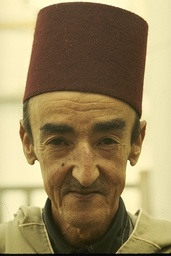
#> input picture Project_1/Images/189080.jpg, 171 x 256 px, shrunk from 321 x 481 before the run, found by its file name
$ python partial_run.py
#> lines starting #> are read from the running program, lines starting #| are printed output that depends on the picture
### Project_1/findDerivatives.py
'''
  File name: findDerivatives.py
  Author: Tarmily Wen
  Date created: Wednesday Sept. 20, 2017
'''

import numpy as np
from scipy import signal
import utils
from PIL import Image
import matplotlib.pyplot as plt

'''
  File clarification:
    Compute gradient put ginformation of the inrayscale image
    - Input I_gray: H x W matrix as image
    - Output Mag: H x W matrix represents the magnitude of derivatives
    - Output Magx: H x W matrix represents the magnitude of derivatives along x-axis
    - Output Magy: H x W matrix represents the magnitude of derivatives along y-axis
    - Output Ori: H x W matrix represents the orientation of derivatives
'''

def findDerivatives(I_gray):
    gaussian = np.array([[2, 4, 5, 4, 2], [4, 9, 12, 9, 4], [5, 12, 15, 12, 5], [4, 9, 12, 9, 4], [2, 4, 5, 4, 2]]) / 159.0
    dx = np.asarray([[-1.0, 0.0, 1.0], [-2.0, 0.0, 2.0], [-1.0, 0.0, 1.0]])
    dy = np.asarray([[1.0, 2.0, 1.0], [0.0, 0.0, 0.0], [-1.0, -2.0, -1.0]])

    Gx = signal.convolve2d(gaussian, dx, mode="same", boundary='fill', fillvalue=0)
    Gy = signal.convolve2d(gaussian, dy, mode="same", boundary='fill', fillvalue=0)

    Magx = signal.convolve2d(I_gray, Gx, mode="same", boundary='fill', fillvalue=0)
    Magy = signal.convolve2d(I_gray, Gy, mode="same", boundary='fill', fillvalue=0)

    Mag = np.sqrt(np.square(Magx) + np.square(Magy))

    Ori = np.arctan2(Magy, Magx)

    return Mag, Magx, Magy, Ori

### Project_1/nonMaxSup.py
'''
  File name: nonMaxSup.py
  Author: Tarmily Wen
  Date created: Wednesday Sept. 20, 2017
'''

import numpy as np

'''
  File clarification:
    Find local maximum edge pixel using NMS along the line of the gradient
    - Input Mag: H x W matrix represents the magnitude of derivatives
    - Input Ori: H x W matrix represents the orientation of derivatives
    - Output M: H x W binary matrix represents the edge map after non-maximum suppression
'''


def nonMaxSup(Mag, Ori):
    suppressed = np.copy(Mag)
    suppressed.fill(0)
    yMax, xMax = Mag.shape
    for y in range(1, yMax - 1):
        for x in range(1, xMax - 1):
            currentMag = Mag[y][x]

            angle = Ori[y][x]

            angleDeg = np.degrees(angle)

            discrete = [0, 45, 90, 135, 180, -45, -90, -135, -180]

            dir = min(discrete, key=lambda x:abs(x-angleDeg))

            if dir == 0 or dir == -180 or dir == 180:
                (index1y, index1x) = y, x + 1
                (index2y, index2x) = y, x - 1
            elif dir == 45 or dir == -135:
                (index1y, index1x) = y - 1, x + 1
                (index2y, index2x) = y + 1, x - 1
            elif dir == 90 or dir == -90:
                (index1y, index1x) = y - 1, x
                (index2y, index2x) = y + 1, x
            else:
                (index1y, index1x) = y - 1, x - 1
                (index2y, index2x) = y + 1, x + 1

            newX = np.cos(angle)
            newY = np.sin(angle)

            # Quadrants for interpolation: creates a bounding box going through the center of each neighboring pixel
            if newX >= 0 and newY >= 0:
                if angle > np.pi / 4.0:

                    weight = 1.0 / abs(np.tan(angle))
                    pixel1Val = weight * Mag[y-1][x+1] + (1 - weight) * Mag[y-1][x]
                    pixel2Val = weight * Mag[y+1][x-1] + (1 - weight) * Mag[y+1][x]
                else:
                    weight = abs(np.tan(angle))
                    pixel1Val = weight * Mag[y-1][x+1] + (1 - weight) * Mag[y][x+1]
                    pixel2Val = weight * Mag[y+1][x-1] + (1 - weight) * Mag[y][x-1]
            elif newX <= 0 and newY >= 0:
                if angle < 3.0 * np.pi / 4.0:
                    weight = 1.0 / abs(np.tan(angle))
                    pixel1Val = weight * Mag[y-1][x-1] + (1 - weight) * Mag[y-1][x]
                    pixel2Val = weight * Mag[y+1][x+1] + (1 - weight) * Mag[y+1][x]
                else:
                    weight = abs(np.tan(angle))
                    pixel1Val = weight * Mag[y-1][x-1] + (1 - weight) * Mag[y][x-1]
                    pixel2Val = weight * Mag[y+1][x+1] + (1 - weight) * Mag[y][x+1]
            elif newX <= 0 and newY <= 0:
                if angle < -3.0 * np.pi / 4.0:
                    weight = abs(np.tan(angle))
                    pixel1Val = weight * Mag[y+1][x-1] + (1 - weight) * Mag[y][x-1]
                    pixel2Val = weight * Mag[y-1][x+1] + (1 - weight) * Mag[y][x+1]
                else:
                    weight = 1.0 / abs(np.tan(angle))
                    pixel1Val = weight * Mag[y+1][x-1] + (1 - weight) * Mag[y+1][x]
                    pixel2Val = weight * Mag[y-1][x+1] + (1 - weight) * Mag[y-1][x]
            else:
                if angle < -1 * (np.pi / 4.0):
                    weight = 1.0 / abs(np.tan(angle))
                    pixel1Val = weight * Mag[y+1][x+1] + (1 - weight) * Mag[y+1][x]
                    pixel2Val = weight * Mag[y-1][x-1] + (1 - weight) * Mag[y-1][x]
                else:
                    weight = abs(np.tan(angle))
                    pixel1Val = weight * Mag[y+1][x+1] + (1 - weight) * Mag[y][x+1]
                    pixel2Val = weight * Mag[y-1][x-1] + (1 - weight) * Mag[y][x-1]

            if currentMag >= pixel2Val and currentMag >= pixel1Val and suppressed[index1y][index1x] == 0 and suppressed[index2y][index2x] == 0:
                suppressed[y][x] = 1
    return suppressed

### Project_1/edgeLink.py
'''
  File name: edgeLink.py
  Author: Tarmily Wen
  Date created: Sunday Sept. 24, 2017
'''

import numpy as np
from helpers import otsu

'''
  File clarification:
    Use hysteresis to link edges based on high and low magnitude thresholds
    - Input M: H x W logical map after non-max suppression
    - Input Mag: H x W matrix represents the magnitude of gradient
    - Input Ori: H x W matrix represents the orientation of gradient
    - Output E: H x W binary matrix represents the final canny edge detection map
'''

# Recursive link broke the stack but for proof of concept here it is
# [53 lines left out: function link, not called in this run]


def linkl(ys,xs, lowT, M, O, Edge, binary, ysMax, xsMax):
    deadend = False
    curY = ys
    curX = xs
    while(not deadend):
        angle = abs(np.degrees(O[curY][curX]))

        perp = int(get_dir(angle))

        if perp == 0:
            (indy, indx) = curY, curX - 1
            if 0 <= indy < ysMax and 0 <= indx < xsMax:
                pixelVal = M[indy][indx]
            else:
                deadend = True
                continue
        elif perp == 45:
            (indy, indx) = curY + 1, curX - 1
            if 0 <= indy < ysMax and 0 <= indx < xsMax:
                pixelVal = M[indy][indx]
            else:
                deadend = True
                continue
        elif perp == 90:
            (indy, indx) = curY + 1, curX
            if 0 <= indy < ysMax and 0 <= indx < xsMax:
                pixelVal = M[indy][indx]
            else:
                deadend = True
                continue
        elif perp == 135:
            (indy, indx) = curY - 1, curX - 1
            if 0 <= indy < ysMax and 0 <= indx < xsMax:
                pixelVal = M[indy][indx]
            else:
                deadend = True
                continue
        else:
            (indy, indx) = curY, curX - 1
            if 0 <= indy < ysMax and 0 <= indx < xsMax:
                pixelVal = M[indy][indx]
            else:
                deadend = True
                continue
        if pixelVal > lowT and Edge[indy][indx] == 0 and binary[indy][indx] == 1:
            Edge[indy][indx] = 1
            curX = indx
            curY = indy
        else:
            deadend = True
            continue
    return


def linkr(ys,xs, lowT, M, O, Edge, binary, ysMax, xsMax):
    deadend = False
    curY = ys
    curX = xs
    while(not deadend):
        angle = abs(np.degrees(O[curY][curX]))

        perp = int(get_dir(angle))

        if perp == 0:
            (indy, indx) = curY, curX + 1
            if 0 <= indy < ysMax and 0 <= indx < xsMax:
                pixelVal = M[indy][indx]
            else:
                deadend = True
                continue
        elif perp == 45:
            (indy, indx) = curY - 1, curX + 1
            if 0 <= indy < ysMax and 0 <= indx < xsMax:
                pixelVal = M[indy][indx]
            else:
                deadend = True
                continue
        elif perp == 90:
            (indy, indx) = curY - 1, curX
            if 0 <= indy < ysMax and 0 <= indx < xsMax:
                pixelVal = M[indy][indx]
            else:
                deadend = True
                continue
        elif perp == 135:
            (indy, indx) = curY + 1, curX + 1
            if 0 <= indy < ysMax and 0 <= indx < xsMax:
                pixelVal = M[indy][indx]
            else:
                deadend = True
                continue
        else:
            (indy, indx) = curY, curX + 1
            if 0 <= indy < ysMax and 0 <= indx < xsMax:
                pixelVal = M[indy][indx]
            else:
                deadend = True
                continue
        if pixelVal > lowT and Edge[indy][indx] == 0 and binary[indy][indx] == 1:
            Edge[indy][indx] = 1
            curX = indx
            curY = indy
        else:
            deadend = True
            continue
    return


def get_dir(a):
    discrete = [0, 45, 90, 135, 180]
    return min(discrete, key=lambda x:abs(x-a))


def edgeLink(M, Mag, Ori):
    linked = np.copy(Mag)
    linked.fill(0)

    n6 = np.percentile(Mag, 96)
    ninty = np.percentile(Mag, 90)
    e5 = np.percentile(Mag, 85)
    e = np.percentile(Mag, 80)
    s5 = np.percentile(Mag, 75)
    s = np.percentile(Mag, 70)

    low = s

    otsu(Mag)

    if s < 4:
        if s5 < 4:
            if e < 4:
                if e5 < 4:
                    if ninty < 4:
                        low = n6
                    else:
                        low = ninty
                else:
                    low = e5
            else:
                low = e
        else:
            low = s5

    if low < 30:
        high = 2 * low
    else:
        high = 1.755 * low

    print((low, high))

    yMax, xMax = Mag.shape

    for y in range(1, yMax - 1):
        for x in range(1, xMax - 1):
            currentMag = Mag[y][x]

            if currentMag < low:
                linked[y][x] = 0
                continue
            if currentMag >= high and M[y][x] == 1:
                linked[y][x] = 1
                # Recursion causes a stack overflow so use while loops
                linkl(y, x, low, Mag, Ori, linked, M, yMax, xMax)
                linkr(y, x, low, Mag, Ori, linked, M, yMax, xMax)
    return linked

### Project_1/helpers.py
'''
  File name: helpers.py
  Author:
  Date created:
'''

import numpy as np

'''
  File clarification:
    Helpers file that contributes the project
    You can design any helper function in this file to improve algorithm
'''

def otsu(img):
    maxT = int(np.max(img))
    y, x = img.shape
    total = y * x
    tList = list(range(0, maxT))
    variance = []

    for thresh in tList:
        w0 = 0
        w1 = 0
        u0 = 0
        u1 = 0
        for i in range(0, thresh):
            w0 = w0 + (np.sum(np.logical_and(img>=i-1,img<=i))).size / total
        for j in range(thresh, maxT):
            w1 = w1 + (np.sum(np.logical_and(img>=j-1,img<=j))).size / total
        if w0 == 0 or w1 == 0:
            variance.append((thresh, 0))
            continue
        for k in range(0, thresh):
            u0 = u0 + k * ((np.sum(np.logical_and(img>=k-1,img<=k))).size / total) / w0
        for l in range(thresh, maxT):
            u1 = u1 + l * ((np.sum(np.logical_and(img>=l-1,img<=l))).size / total) / w1
        variance.append((thresh, w0 * w1 * (u0 - u1) * (u0 - u1)))

    variance.sort(key= lambda x: x[1], reverse=True)
    print(variance)

### Project_1/partial_run.py
'''
  File name: cannyEdge.py
  Author: Haoyuan(Steve) Zhang
  Date created: 9/10/2017
'''

'''
  File clarification:
    Canny edge detector
    - Input: A color image I = uint8(H, W, 3), where H, W are two dimensions of the image
    - Output: An edge map E = logical(H, W)

    - TO DO: Complete three main functions findDerivatives, nonMaxSup and edgeLink
             to make your own canny edge detector work
'''

import numpy as np
import matplotlib.pyplot as plt
import os
from scipy import signal
from PIL import Image

# import functions
from findDerivatives import findDerivatives
from nonMaxSup import nonMaxSup
from edgeLink import edgeLink

'''
  File name: utils.py
  Author: Haoyuan(Steve) Zhang
  Date created: 9/10/2017
'''

'''
  File clarification:
    Utils file that contributes the project
'''

import numpy as np
from scipy import signal
import matplotlib.pyplot as plt

'''
  Derivatives visualzation function
'''


def visDerivatives(I_gray, Mag, Magx, Magy):
    fig, (Ax0, Ax3) = plt.subplots(1, 2)

    Ax0.imshow(Mag, cmap='gray', interpolation='nearest')
    Ax0.axis('off')
    Ax0.set_title('Gradient Magnitude')

    # plot gradient orientation
    Mag_vec = Mag.transpose().reshape(1, Mag.shape[0] * Mag.shape[1])
    hist, bin_edge = np.histogram(Mag_vec.transpose(), 100)

    ind_array = np.array(np.where((np.cumsum(hist).astype(float) / hist.sum()) < 0.95))
    thr = bin_edge[ind_array[0, -1]]

    ind_remove = np.where(np.abs(Mag) < thr)
    Magx[ind_remove] = 0
    Magy[ind_remove] = 0

    X, Y = np.meshgrid(np.arange(0, Mag.shape[1], 1), np.arange(0, Mag.shape[0], 1))

    Ax3.imshow(I_gray, interpolation='nearest')
    Ax3.axis('off')
    Ax3.set_title('Gradient Orientation')

    Q = plt.quiver(X, Y, Magx, Magy)
    qk = plt.quiverkey(Q, 0.9, 0.9, 2, r'$2 \frac{m}{s}$', labelpos='E', coordinates='figure')


'''
  Edge detection result visualization function
'''


def visCannyEdge(Im_raw, M, E):
    # plot image
    fig, (ax0) = plt.subplots(1)
    fig, (ax1) = plt.subplots(1)
    fig, (ax2) = plt.subplots(1)

    # plot original image
    ax0.imshow(Im_raw)
    ax0.axis("off")
    ax0.set_title('Raw image')

    # plot edge detection result
    ax1.imshow(M, cmap='gray', interpolation='nearest')
    ax1.axis("off")
    ax1.set_title('Non-Max Suppression Result')

    # plot original image
    ax2.imshow(E, cmap='gray', interpolation='nearest')
    ax2.axis("off")
    ax2.set_title('Canny Edge Detection')


'''
  Generate one dimension Gaussian distribution
  - input mu: the mean of pdf
  - input sigma: the standard derivation of pdf
  - input length: the size of pdf
  - output: a row vector represents one dimension Gaussian distribution
'''


def GaussianPDF_1D(mu, sigma, length):
    # create an array
    half_len = length / 2

    if np.remainder(length, 2) == 0:
        ax = np.arange(-half_len, half_len, 1)
    else:
        ax = np.arange(-half_len, half_len + 1, 1)

    ax = ax.reshape([-1, ax.size])
    denominator = sigma * np.sqrt(2 * np.pi)
    nominator = np.exp(-np.square(ax - mu) / (2 * sigma * sigma))

    return nominator / denominator


'''
  Generate two dimensional Gaussian distribution
  - input mu: the mean of pdf
  - input sigma: the standard derivation of pdf
  - input row: length in row axis
  - input column: length in column axis
  - output: a 2D matrix represents two dimensional Gaussian distribution
'''


def GaussianPDF_2D(mu, sigma, row, col):
    # create row vector as 1D Gaussian pdf
    g_row = GaussianPDF_1D(mu, sigma, row)
    # create column vector as 1D Gaussian pdf
    g_col = GaussianPDF_1D(mu, sigma, col).transpose()

    return signal.convolve2d(g_row, g_col, 'full')


'''
  Convert RGB image to gray one manually
  - Input I_rgb: 3-dimensional rgb image
  - Output I_gray: 2-dimensional grayscale image
'''


def rgb2gray(I_rgb):
    r, g, b = I_rgb[:, :, 0], I_rgb[:, :, 1], I_rgb[:, :, 2]
    I_gray = 0.2989 * r + 0.5870 * g + 0.1140 * b
    return I_gray


# cannyEdge detector
def cannyEdge(I):
    # convert RGB image to gray color space
    im_gray = rgb2gray(I)

    Mag, Magx, Magy, Ori = findDerivatives(im_gray)

    M = nonMaxSup(Mag, Ori)
    E = edgeLink(M, Mag, Ori)
    # visualization results
    visDerivatives(im_gray, Mag, Magx, Magy)
    visCannyEdge(I, M, E)
    plt.show()

I = np.array(Image.open("/Users/tommylee/Documents/CIS_581/Project_1/Images/189080.jpg").convert('RGB'))
#> I is the input picture: shape (256, 171, 3); mean R, G, B 151.7, 133.4, 94.2

cannyEdge(I)
#> in findDerivatives, `Ori = np.arctan2(Magy, Magx)`:
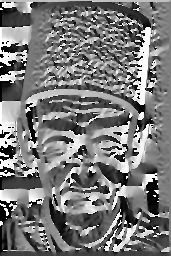
#> Ori: shape (256, 171) float64; min -3.14, max 3.14, mean -0.145; drawn with min black and max white
#> in nonMaxSup, `suppressed.fill(0)`: suppressed: shape (256, 171) float64; every value is 0
#> after the loop in nonMaxSup, `for y in range(1, yMax - 1):`:
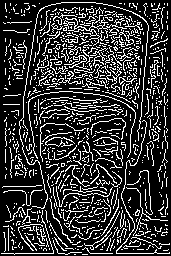
#> suppressed: shape (256, 171) float64; values 0 (black) and 1 (white), 21.2% white in thin lines or dots
#> in edgeLink, `n6 = np.percentile(Mag, 96)`: n6 = 206.3
#> in edgeLink, `ninty = np.percentile(Mag, 90)`: ninty = 97.61
#> in edgeLink, `e5 = np.percentile(Mag, 85)`: e5 = 60.84
#> in edgeLink, `e = np.percentile(Mag, 80)`: e = 44.49
#> in edgeLink, `s5 = np.percentile(Mag, 75)`: s5 = 34.73
#> in edgeLink, `s = np.percentile(Mag, 70)`: s = 27.88
#> in otsu, `maxT = int(np.max(img))`: maxT = 414
#> (printed output is left out)
#> in edgeLink, `high = 2 * low`: high = 55.77
#> after the loop in edgeLink, `for y in range(1, yMax - 1):`:
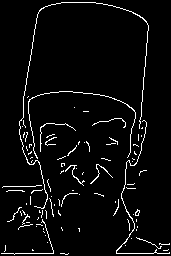
#> linked: shape (256, 171) float64; values 0 (black) and 1 (white), 4.3% white in thin lines or dots
#> in visDerivatives, `Magx[ind_remove] = 0`:
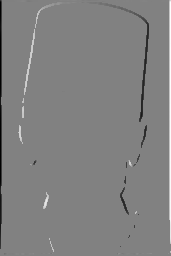
#> Magx: shape (256, 171) float64; min -387.5, max 376.1, mean -0.8; drawn with min black and max white
#> in visDerivatives, `Magy[ind_remove] = 0`:
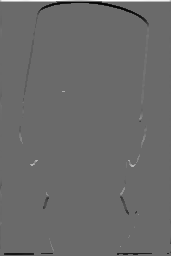
#> Magy: shape (256, 171) float64; min -296.1, max 414.8, mean 0.2; drawn with min black and max white
#> in visDerivatives, `Q = plt.quiver(X, Y, Magx, Magy)`:
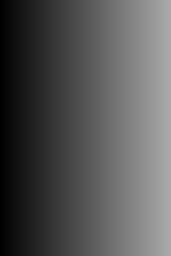
#> X: shape (256, 171) int64; min 0, max 170, mean 85
#> in cannyEdge, `plt.show()`:
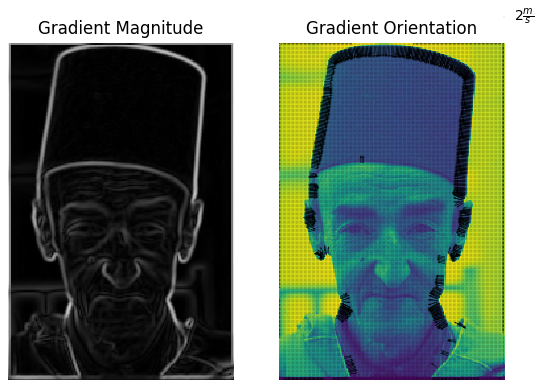
#> figure drawn by matplotlib, 2 panels
